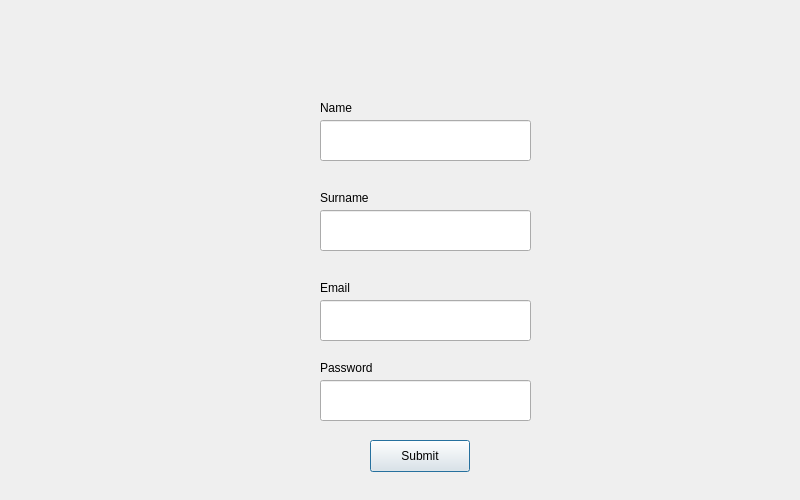
<?xml version="1.0" encoding="UTF-8"?>
<ui version="4.0">
 <class>RegisterDialog</class>
 <widget class="QDialog" name="RegisterDialog">
  <property name="geometry">
   <rect>
    <x>0</x>
    <y>0</y>
    <width>800</width>
    <height>500</height>
   </rect>
  </property>
  <property name="windowTitle">
   <string>Dialog</string>
  </property>
  <widget class="QLineEdit" name="nameLineEdit">
   <property name="geometry">
    <rect>
     <x>320</x>
     <y>120</y>
     <width>211</width>
     <height>41</height>
    </rect>
   </property>
  </widget>
  <widget class="QLabel" name="nameLabel">
   <property name="geometry">
    <rect>
     <x>320</x>
     <y>100</y>
     <width>231</width>
     <height>16</height>
    </rect>
   </property>
   <property name="text">
    <string>Name</string>
   </property>
  </widget>
  <widget class="QLineEdit" name="passwordLineEdit">
   <property name="geometry">
    <rect>
     <x>320</x>
     <y>380</y>
     <width>211</width>
     <height>41</height>
    </rect>
   </property>
  </widget>
  <widget class="QLabel" name="passwordLabel">
   <property name="geometry">
    <rect>
     <x>320</x>
     <y>360</y>
     <width>71</width>
     <height>16</height>
    </rect>
   </property>
   <property name="text">
    <string>Password</string>
   </property>
  </widget>
  <widget class="QPushButton" name="submitButton">
   <property name="geometry">
    <rect>
     <x>370</x>
     <y>440</y>
     <width>100</width>
     <height>32</height>
    </rect>
   </property>
   <property name="text">
    <string>Submit</string>
   </property>
  </widget>
  <widget class="QLabel" name="surnameLabel">
   <property name="geometry">
    <rect>
     <x>320</x>
     <y>190</y>
     <width>231</width>
     <height>16</height>
    </rect>
   </property>
   <property name="text">
    <string>Surname</string>
   </property>
  </widget>
  <widget class="QLineEdit" name="surnameLineEdit">
   <property name="geometry">
    <rect>
     <x>320</x>
     <y>210</y>
     <width>211</width>
     <height>41</height>
    </rect>
   </property>
  </widget>
  <widget class="QLineEdit" name="emailLineEdit">
   <property name="geometry">
    <rect>
     <x>320</x>
     <y>300</y>
     <width>211</width>
     <height>41</height>
    </rect>
   </property>
  </widget>
  <widget class="QLabel" name="emailLabel">
   <property name="geometry">
    <rect>
     <x>320</x>
     <y>280</y>
     <width>231</width>
     <height>16</height>
    </rect>
   </property>
   <property name="text">
    <string>Email</string>
   </property>
  </widget>
 </widget>
 <resources/>
 <connections/>
</ui>
